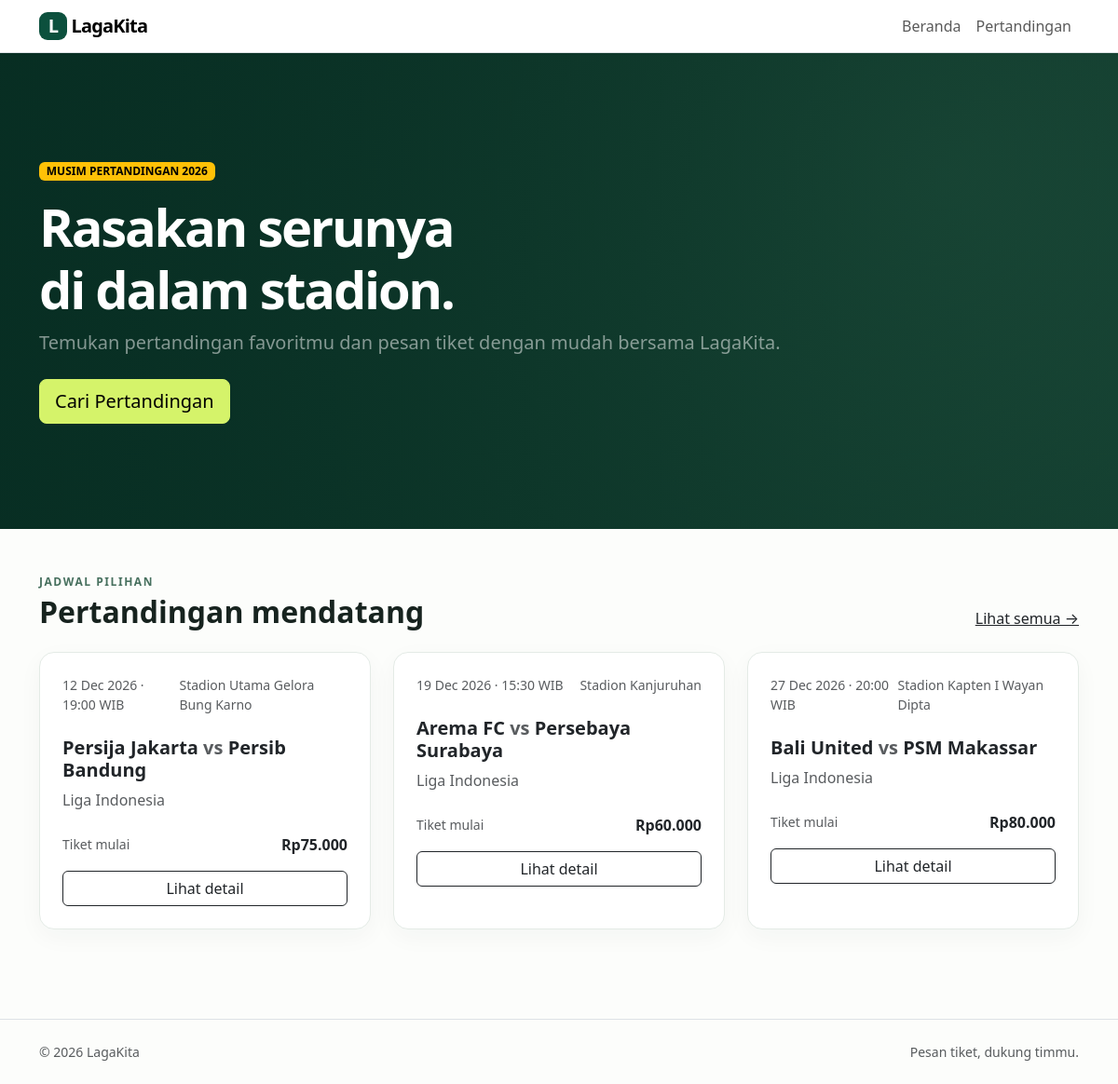
The page / on the database its author committed.
### tables this page shows
CREATE TABLE IF NOT EXISTS pertandingan (
  id INT UNSIGNED AUTO_INCREMENT PRIMARY KEY,
  tim_tuan_rumah VARCHAR(100) NOT NULL,
  tim_tamu VARCHAR(100) NOT NULL,
  kompetisi VARCHAR(120) NOT NULL,
  tanggal DATETIME NOT NULL,
  stadion VARCHAR(150) NOT NULL,
  kota VARCHAR(100) NOT NULL,
  deskripsi TEXT NULL,
  status ENUM('akan_datang','selesai','dibatalkan') NOT NULL DEFAULT 'akan_datang',
  dibuat_pada TIMESTAMP NOT NULL DEFAULT CURRENT_TIMESTAMP,
  INDEX idx_pertandingan_tanggal_status (tanggal, status)
);

### includes/db.php (called while the page is built, shortened)
<?php
function e(string|int|float|null $value): string { return htmlspecialchars((string)$value, ENT_QUOTES, 'UTF-8'); }
function rupiah(int|float|string $value): string { return 'Rp'.number_format((float)$value, 0, ',', '.'); }

### index.php (the view, shortened to what this page needs)
<?php
require_once __DIR__ . '/includes/db.php';
$stmt = $pdo->query("SELECT p.*, (SELECT MIN(harga) FROM kategori_tiket k WHERE k.pertandingan_id=p.id) harga_mulai FROM pertandingan p WHERE p.status='akan_datang' ORDER BY p.tanggal ASC LIMIT 6");
$matches = $stmt->fetchAll();
?><!doctype html>
<html lang="id"><head><link href="https://cdn.jsdelivr.net/npm/bootstrap@5.3.3/dist/css/bootstrap.min.css" rel="stylesheet"><link href="assets/css/style.css" rel="stylesheet"></head><body>
<?php include __DIR__.'/includes/navbar.php'; ?>
<header class="hero"><div class="container py-5"><span class="badge text-bg-warning mb-3">MUSIM PERTANDINGAN 2026</span><h1 class="display-4 fw-bold">Rasakan serunya<br>di dalam stadion.</h1><p class="lead text-white-50">Temukan pertandingan favoritmu dan pesan tiket dengan mudah bersama LagaKita.</p><a class="btn btn-warning btn-lg mt-2" href="pertandingan.php">Cari Pertandingan</a></div></header>
<main class="container py-5"><div class="d-flex justify-content-between align-items-end mb-4"><div><p class="eyebrow mb-1">JADWAL PILIHAN</p><h2 class="fw-bold mb-0">Pertandingan mendatang</h2></div><a href="pertandingan.php" class="link-dark">Lihat semua →</a></div>
<div class="row g-4"><?php foreach($matches as $m): ?><div class="col-md-6 col-lg-4"><article class="card match-card h-100"><div class="card-body p-4"><div class="d-flex justify-content-between text-muted small mb-4"><span><?= e(date('d M Y · H:i', strtotime($m['tanggal']))) ?> WIB</span><span><?= e($m['stadion']) ?></span></div><h3 class="h5 fw-bold"><?= e($m['tim_tuan_rumah']) ?> <span class="text-muted">vs</span> <?= e($m['tim_tamu']) ?></h3><p class="text-muted mb-4"><?= e($m['kompetisi']) ?></p><div class="d-flex justify-content-between align-items-center"><span class="small text-muted">Tiket mulai</span><strong><?= $m['harga_mulai'] !== null ? rupiah($m['harga_mulai']) : 'Belum tersedia' ?></strong></div><a class="btn btn-outline-dark w-100 mt-3" href="detail.php?id=<?= (int)$m['id'] ?>">Lihat detail</a></div></article></div><?php endforeach; ?><?php if(!$matches): ?><div class="col"><p>Belum ada jadwal pertandingan.</p></div><?php endif; ?></div></main>
<?php include __DIR__.'/includes/footer.php'; ?></body></html>

### assets/css/style.css (style rules this page uses)
:root { --green:#0c503d;--lime:#d5f36a }
body { color:#17231f;background:#fcfdfb }
.hero { background:linear-gradient(110deg,rgba(7,45,34,.96),rgba(7,45,34,.72)),radial-gradient(circle at 85% 25%,#4f9270,#113f32);color:white;padding:65px 0 }
.hero h1 { letter-spacing:-.04em }
.eyebrow { font-size:.75rem;font-weight:700;letter-spacing:.13em;color:#47705e }
.match-card { border:1px solid #e4ebe6;border-radius:16px;box-shadow:0 8px 26px rgba(20,53,39,.04) }
.btn-warning { --bs-btn-bg:var(--lime);--bs-btn-border-color:var(--lime);--bs-btn-hover-bg:#c4e451 }

### rows shown on the page
pertandingan: tanggal "12 Dec 2026 · 19:00", stadion "Stadion Utama Gelora Bung Karno", tim_tuan_rumah "Persija Jakarta", tim_tamu "Persib Bandung", kompetisi "Liga Indonesia", harga_mulai "Rp75.000"
pertandingan: tanggal "19 Dec 2026 · 15:30", stadion "Stadion Kanjuruhan", tim_tuan_rumah "Arema FC", tim_tamu "Persebaya Surabaya", kompetisi "Liga Indonesia", harga_mulai "Rp60.000"
pertandingan: tanggal "27 Dec 2026 · 20:00", stadion "Stadion Kapten I Wayan Dipta", tim_tuan_rumah "Bali United", tim_tamu "PSM Makassar", kompetisi "Liga Indonesia", harga_mulai "Rp80.000"
